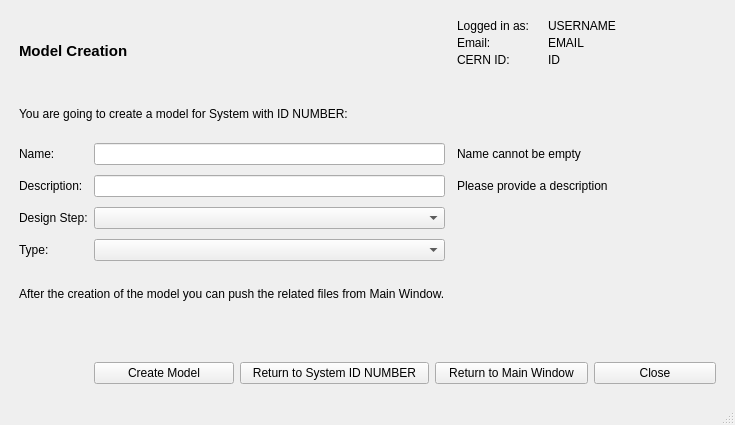
<?xml version="1.0" encoding="UTF-8"?>
<ui version="4.0">
 <class>MainWindow</class>
 <widget class="QMainWindow" name="MainWindow">
  <property name="geometry">
   <rect>
    <x>0</x>
    <y>0</y>
    <width>711</width>
    <height>425</height>
   </rect>
  </property>
  <property name="sizePolicy">
   <sizepolicy hsizetype="Fixed" vsizetype="Fixed">
    <horstretch>0</horstretch>
    <verstretch>0</verstretch>
   </sizepolicy>
  </property>
  <property name="windowTitle">
   <string>MainWindow</string>
  </property>
  <widget class="QWidget" name="centralwidget">
   <layout class="QGridLayout" name="gridLayout">
    <item row="1" column="0">
     <spacer name="horizontalSpacer_3">
      <property name="orientation">
       <enum>Qt::Horizontal</enum>
      </property>
      <property name="sizeType">
       <enum>QSizePolicy::Fixed</enum>
      </property>
      <property name="sizeHint" stdset="0">
       <size>
        <width>10</width>
        <height>12</height>
       </size>
      </property>
     </spacer>
    </item>
    <item row="0" column="1">
     <spacer name="verticalSpacer">
      <property name="orientation">
       <enum>Qt::Vertical</enum>
      </property>
      <property name="sizeType">
       <enum>QSizePolicy::Fixed</enum>
      </property>
      <property name="sizeHint" stdset="0">
       <size>
        <width>13</width>
        <height>10</height>
       </size>
      </property>
     </spacer>
    </item>
    <item row="1" column="1" colspan="2">
     <layout class="QGridLayout" name="gridLayout_3">
      <item row="1" column="0" colspan="3">
       <widget class="QLabel" name="label_top">
        <property name="text">
         <string>You are going to create a model for System with ID NUMBER:</string>
        </property>
       </widget>
      </item>
      <item row="0" column="3">
       <layout class="QVBoxLayout" name="verticalLayout">
        <property name="spacing">
         <number>3</number>
        </property>
        <item>
         <layout class="QGridLayout" name="gridLayout_2">
          <item row="0" column="0">
           <widget class="QLabel" name="label_logged">
            <property name="sizePolicy">
             <sizepolicy hsizetype="Fixed" vsizetype="Minimum">
              <horstretch>0</horstretch>
              <verstretch>0</verstretch>
             </sizepolicy>
            </property>
            <property name="minimumSize">
             <size>
              <width>88</width>
              <height>0</height>
             </size>
            </property>
            <property name="maximumSize">
             <size>
              <width>88</width>
              <height>16777215</height>
             </size>
            </property>
            <property name="text">
             <string>Logged in as:      </string>
            </property>
           </widget>
          </item>
          <item row="0" column="1">
           <widget class="QLabel" name="label_insert_user">
            <property name="sizePolicy">
             <sizepolicy hsizetype="Expanding" vsizetype="Minimum">
              <horstretch>0</horstretch>
              <verstretch>0</verstretch>
             </sizepolicy>
            </property>
            <property name="text">
             <string>USERNAME                              </string>
            </property>
           </widget>
          </item>
         </layout>
        </item>
        <item>
         <layout class="QGridLayout" name="gridLayout_4">
          <item row="0" column="1">
           <widget class="QLabel" name="label_insert_email">
            <property name="sizePolicy">
             <sizepolicy hsizetype="Expanding" vsizetype="Minimum">
              <horstretch>0</horstretch>
              <verstretch>0</verstretch>
             </sizepolicy>
            </property>
            <property name="text">
             <string>EMAIL                                      </string>
            </property>
           </widget>
          </item>
          <item row="0" column="0">
           <widget class="QLabel" name="label_email">
            <property name="sizePolicy">
             <sizepolicy hsizetype="Fixed" vsizetype="Minimum">
              <horstretch>0</horstretch>
              <verstretch>0</verstretch>
             </sizepolicy>
            </property>
            <property name="minimumSize">
             <size>
              <width>88</width>
              <height>0</height>
             </size>
            </property>
            <property name="maximumSize">
             <size>
              <width>88</width>
              <height>16777215</height>
             </size>
            </property>
            <property name="text">
             <string>Email:                  </string>
            </property>
           </widget>
          </item>
         </layout>
        </item>
        <item>
         <layout class="QGridLayout" name="gridLayout_5">
          <item row="0" column="0">
           <widget class="QLabel" name="label_cernid">
            <property name="sizePolicy">
             <sizepolicy hsizetype="Fixed" vsizetype="Minimum">
              <horstretch>0</horstretch>
              <verstretch>0</verstretch>
             </sizepolicy>
            </property>
            <property name="minimumSize">
             <size>
              <width>88</width>
              <height>0</height>
             </size>
            </property>
            <property name="maximumSize">
             <size>
              <width>88</width>
              <height>16777215</height>
             </size>
            </property>
            <property name="text">
             <string>CERN ID:           </string>
            </property>
           </widget>
          </item>
          <item row="0" column="1">
           <widget class="QLabel" name="label_insert_cern_id">
            <property name="sizePolicy">
             <sizepolicy hsizetype="Expanding" vsizetype="Minimum">
              <horstretch>0</horstretch>
              <verstretch>0</verstretch>
             </sizepolicy>
            </property>
            <property name="text">
             <string>ID                                            </string>
            </property>
           </widget>
          </item>
         </layout>
        </item>
        <item>
         <spacer name="verticalSpacer_8">
          <property name="orientation">
           <enum>Qt::Vertical</enum>
          </property>
          <property name="sizeType">
           <enum>QSizePolicy::Fixed</enum>
          </property>
          <property name="sizeHint" stdset="0">
           <size>
            <width>20</width>
            <height>17</height>
           </size>
          </property>
         </spacer>
        </item>
       </layout>
      </item>
      <item row="4" column="0">
       <widget class="QLabel" name="label_model_sel">
        <property name="text">
         <string>Name:</string>
        </property>
       </widget>
      </item>
      <item row="0" column="0" colspan="2">
       <widget class="QLabel" name="label_4">
        <property name="text">
         <string>&lt;html&gt;&lt;head/&gt;&lt;body&gt;&lt;p&gt;&lt;span style=&quot; font-size:11pt; font-weight:600;&quot;&gt;Model Creation&lt;/span&gt;&lt;/p&gt;&lt;/body&gt;&lt;/html&gt;</string>
        </property>
       </widget>
      </item>
      <item row="6" column="0">
       <widget class="QLabel" name="label">
        <property name="text">
         <string>Description:</string>
        </property>
       </widget>
      </item>
      <item row="7" column="1">
       <spacer name="verticalSpacer_6">
        <property name="orientation">
         <enum>Qt::Vertical</enum>
        </property>
        <property name="sizeType">
         <enum>QSizePolicy::Fixed</enum>
        </property>
        <property name="sizeHint" stdset="0">
         <size>
          <width>20</width>
          <height>4</height>
         </size>
        </property>
       </spacer>
      </item>
      <item row="8" column="1">
       <widget class="QComboBox" name="comboBox_Des_Step"/>
      </item>
      <item row="4" column="1">
       <widget class="QLineEdit" name="lineName"/>
      </item>
      <item row="6" column="1">
       <widget class="QLineEdit" name="lineDescr"/>
      </item>
      <item row="5" column="1">
       <spacer name="verticalSpacer_7">
        <property name="orientation">
         <enum>Qt::Vertical</enum>
        </property>
        <property name="sizeType">
         <enum>QSizePolicy::Fixed</enum>
        </property>
        <property name="sizeHint" stdset="0">
         <size>
          <width>20</width>
          <height>4</height>
         </size>
        </property>
       </spacer>
      </item>
      <item row="6" column="3">
       <widget class="QLabel" name="label_descr_error">
        <property name="text">
         <string>Please provide a description</string>
        </property>
       </widget>
      </item>
      <item row="9" column="1">
       <spacer name="verticalSpacer_5">
        <property name="orientation">
         <enum>Qt::Vertical</enum>
        </property>
        <property name="sizeType">
         <enum>QSizePolicy::Fixed</enum>
        </property>
        <property name="sizeHint" stdset="0">
         <size>
          <width>20</width>
          <height>4</height>
         </size>
        </property>
       </spacer>
      </item>
      <item row="10" column="0">
       <widget class="QLabel" name="label_3">
        <property name="text">
         <string>Type:</string>
        </property>
       </widget>
      </item>
      <item row="4" column="3">
       <widget class="QLabel" name="label_name_error">
        <property name="text">
         <string>Name cannot be empty</string>
        </property>
       </widget>
      </item>
      <item row="8" column="0">
       <widget class="QLabel" name="label_2">
        <property name="text">
         <string>Design Step:</string>
        </property>
       </widget>
      </item>
      <item row="10" column="1">
       <widget class="QComboBox" name="comboBox_Type"/>
      </item>
      <item row="11" column="1">
       <spacer name="verticalSpacer_3">
        <property name="orientation">
         <enum>Qt::Vertical</enum>
        </property>
        <property name="sizeType">
         <enum>QSizePolicy::Fixed</enum>
        </property>
        <property name="sizeHint" stdset="0">
         <size>
          <width>13</width>
          <height>4</height>
         </size>
        </property>
       </spacer>
      </item>
      <item row="14" column="0">
       <spacer name="horizontalSpacer_2">
        <property name="orientation">
         <enum>Qt::Horizontal</enum>
        </property>
        <property name="sizeType">
         <enum>QSizePolicy::Minimum</enum>
        </property>
        <property name="sizeHint" stdset="0">
         <size>
          <width>40</width>
          <height>20</height>
         </size>
        </property>
       </spacer>
      </item>
      <item row="12" column="0" colspan="2">
       <widget class="QLabel" name="label_5">
        <property name="text">
         <string>After the creation of the model you can push the related files from Main Window.</string>
        </property>
       </widget>
      </item>
      <item row="14" column="1" colspan="3">
       <layout class="QHBoxLayout" name="horizontalLayout_4">
        <item>
         <widget class="QPushButton" name="button_create_model">
          <property name="minimumSize">
           <size>
            <width>140</width>
            <height>0</height>
           </size>
          </property>
          <property name="text">
           <string>Create Model</string>
          </property>
          <property name="icon">
           <iconset>
            <normaloff>../assets/icons/file-plus.svg</normaloff>../assets/icons/file-plus.svg</iconset>
          </property>
         </widget>
        </item>
        <item>
         <widget class="QPushButton" name="button_back_system">
          <property name="minimumSize">
           <size>
            <width>189</width>
            <height>0</height>
           </size>
          </property>
          <property name="text">
           <string>Return to System ID NUMBER</string>
          </property>
          <property name="icon">
           <iconset>
            <normaloff>../assets/icons/corner-down-left.svg</normaloff>../assets/icons/corner-down-left.svg</iconset>
          </property>
         </widget>
        </item>
        <item>
         <widget class="QPushButton" name="button_return_main">
          <property name="minimumSize">
           <size>
            <width>153</width>
            <height>0</height>
           </size>
          </property>
          <property name="text">
           <string>Return to Main Window</string>
          </property>
          <property name="icon">
           <iconset>
            <normaloff>../assets/icons/corner-down-left.svg</normaloff>../assets/icons/corner-down-left.svg</iconset>
          </property>
         </widget>
        </item>
        <item>
         <widget class="QPushButton" name="button_close">
          <property name="minimumSize">
           <size>
            <width>90</width>
            <height>0</height>
           </size>
          </property>
          <property name="text">
           <string>Close</string>
          </property>
          <property name="icon">
           <iconset>
            <normaloff>../assets/icons/x-circle.svg</normaloff>../assets/icons/x-circle.svg</iconset>
          </property>
         </widget>
        </item>
       </layout>
      </item>
      <item row="13" column="1">
       <spacer name="verticalSpacer_4">
        <property name="orientation">
         <enum>Qt::Vertical</enum>
        </property>
        <property name="sizeType">
         <enum>QSizePolicy::Fixed</enum>
        </property>
        <property name="sizeHint" stdset="0">
         <size>
          <width>20</width>
          <height>39</height>
         </size>
        </property>
       </spacer>
      </item>
     </layout>
    </item>
    <item row="1" column="3">
     <spacer name="horizontalSpacer">
      <property name="orientation">
       <enum>Qt::Horizontal</enum>
      </property>
      <property name="sizeType">
       <enum>QSizePolicy::Fixed</enum>
      </property>
      <property name="sizeHint" stdset="0">
       <size>
        <width>10</width>
        <height>18</height>
       </size>
      </property>
     </spacer>
    </item>
    <item row="2" column="1">
     <spacer name="verticalSpacer_2">
      <property name="orientation">
       <enum>Qt::Vertical</enum>
      </property>
      <property name="sizeType">
       <enum>QSizePolicy::Fixed</enum>
      </property>
      <property name="sizeHint" stdset="0">
       <size>
        <width>12</width>
        <height>10</height>
       </size>
      </property>
     </spacer>
    </item>
   </layout>
  </widget>
  <widget class="QMenuBar" name="menubar">
   <property name="geometry">
    <rect>
     <x>0</x>
     <y>0</y>
     <width>711</width>
     <height>21</height>
    </rect>
   </property>
  </widget>
  <widget class="QStatusBar" name="statusbar"/>
 </widget>
 <resources/>
 <connections/>
</ui>
